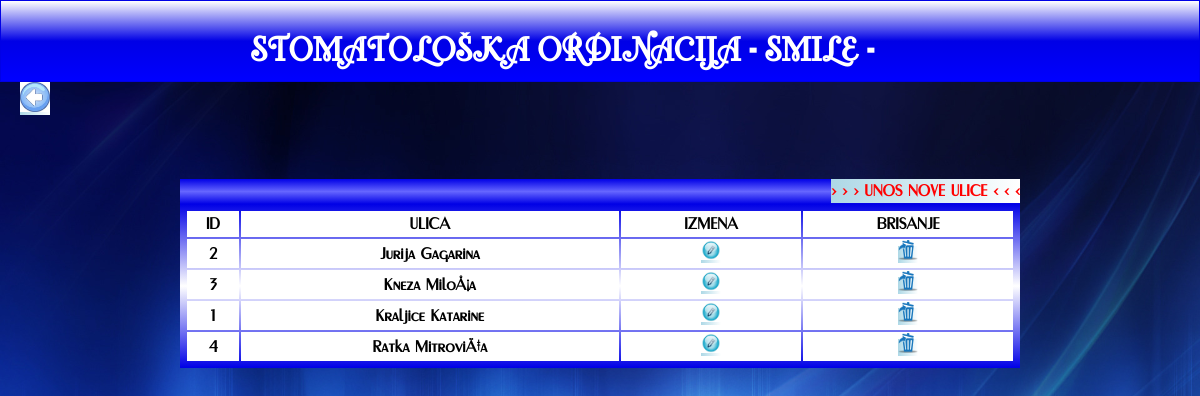
Screenshot of /zubarska_ordinacija/maticni/ulice/pregled.php (signed in) with the database file from the repository.
### tables this page shows
CREATE TABLE `ulica` (
  `id` int(10) UNSIGNED NOT NULL,
  `naziv` varchar(40) NOT NULL
);

### zubarska_ordinacija/maticni/ulice/pregled.php (the view, shortened to what this page needs)
<?php
include_once "../../inc/header.php";
require '../../inc/konekcija.php';
?>
		<a href="../../pocetna.php" class="nazad"><img src="../../img/back.jpg" width=30 height=30></a>
	</header>
	<main>
		<div class = "filter">
			&nbsp; <a href="azuriranje.php?akcija=n" class="unos">> > > UNOS NOVE ULICE < < < </a><br><br>
		</div>
			<table class="tabela">
				<tr align="center">
					<td>ID</td>
					<td>ULICA</td>
					<td>IZMENA</td>
					<td>BRISANJE</td>
				</tr>
	<?php
				$sqlQuery = "SELECT * FROM ulica ORDER BY naziv";
				$res = mysqli_query($conn, $sqlQuery);
				while($row = mysqli_fetch_assoc($res)){
	?>
				<tr align="center">
					<td><?=$row['id']?></td>
					<td><?=$row['naziv']?></td>
					<td><a href="azuriranje.php?akcija=i&id=<?=$row['id']?>"><img src="../../img/edit.jpg" width=20 height=20></a></td>
					<td><a href="azuriranje.php?akcija=b&id=<?=$row['id']?>" onClick="return potvrdiAkciju('Da li želite da obrišete ulicu <?=$row['naziv']?>?');"><img src="../../img/remove.png" width=20 height=20></a></td>
				</tr>
	<?php
			}
	?>
			</table>
	</main>
	</body>
	</html>

### zubarska_ordinacija/css/style.css (style rules this page uses)
body { font-family: FirstFont; font-size: 16px; line-height: 1.5; padding: 0; margin: 0; background-image: url(../img/background.jpg); background-size:cover; min-height:500px; }
a:link, a:visited { background: linear-gradient(to left,white ,lightblue ); color: red; font-weight:bold; text-decoration:none; }
.filter, .filterZ { height:25px; background: linear-gradient(to top,#0000e6, #6666ff, #0000e6 ); text-align:left; margin:auto; width:70%; font-weight:bold; margin-top:60px; color:white; }
.nazad { margin-left:20px; }
.tabela { width:70%; }
.tabela, .tabelaUnos { border-collapse: separate ; margin:auto; background: linear-gradient(to bottom ,#0000e6 , white,#0000e6 ); font-weight:bold; padding:5px; }
th,tr { background: white; }
.unos { float:right; }

### rows the page displays
ulica: id "2", naziv "Jurija Gagarina"
ulica: id "3", naziv "Kneza MiloÅ¡a"
ulica: id "1", naziv "Kraljice Katarine"
ulica: id "4", naziv "Ratka MitroviÄ‡a"
